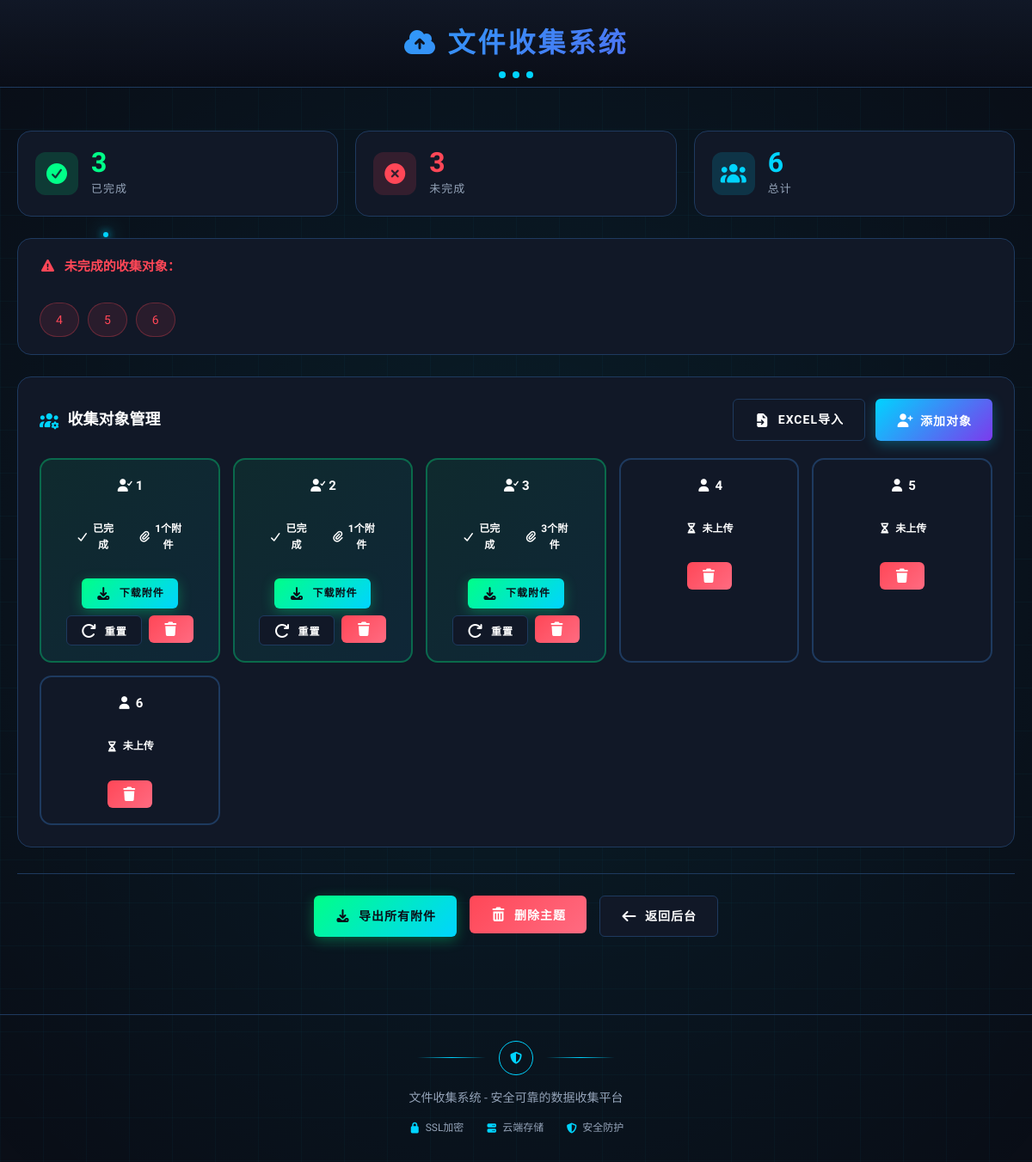
/admin/theme/1/objects (signed in), run on an earlier commit of the app's database.
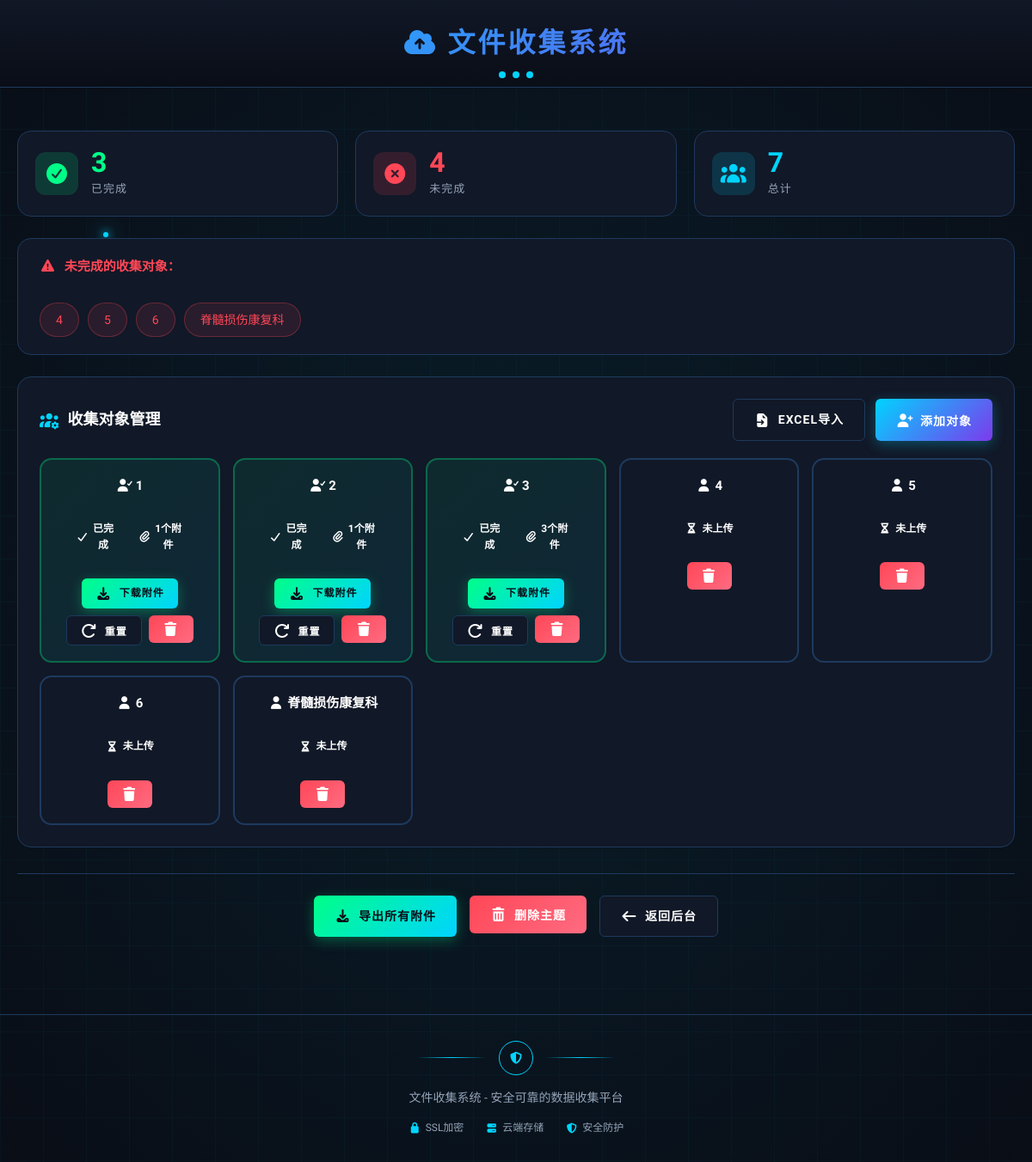
And on a later commit of the database.
### models.py (models this page shows)
class CollectionObject(db.Model):
    id = db.Column(db.Integer, primary_key=True)
    name = db.Column(db.String(100), nullable=False)
    theme_id = db.Column(db.Integer, db.ForeignKey('collection_theme.id'), nullable=False)
    is_completed = db.Column(db.Boolean, default=False)
    completed_at = db.Column(db.DateTime)
    attachments = db.relationship('Attachment', backref='collection_object', lazy=True, cascade='all, delete-orphan')

### routes.py (the view, shortened to what this page needs)
    @app.route('/admin/theme/<int:theme_id>/objects', methods=['GET', 'POST'])
    @login_required
    def manage_theme_objects(theme_id):
        theme = CollectionTheme.query.get_or_404(theme_id)
        objects = CollectionObject.query.filter_by(theme_id=theme_id).all()
        completed = sum(1 for obj in objects if obj.is_completed)
        incomplete = [obj for obj in objects if not obj.is_completed]
        return render_template('theme_objects.html', theme=theme, objects=objects,
                             completed=completed, incomplete=incomplete)

### models.py (called while the page is built)
@login_manager.user_loader
def load_user(user_id):
    return Admin.query.get(int(user_id))

### app/templates/theme_objects.html (shortened to what the changed rows need)
{% extends "base.html" %}
{% block content %}
<div class="container admin-container">
    <div class="stats-summary">
        <div class="stat-card stat-pending">
            <div class="stat-content">
                <span class="stat-value">{{ incomplete|length }}</span>
                <span class="stat-label">未完成</span>
            </div>
        </div>
        <div class="stat-card stat-total">
            <div class="stat-content">
                <span class="stat-value">{{ objects|length }}</span>
                <span class="stat-label">总计</span>
            </div>
        </div>
    </div>
    {% if incomplete %}
    <div class="incomplete-list">
        <ul>
            {% for obj in incomplete %}
            <li>{{ obj.name }}</li>
            {% endfor %}
        </ul>
    </div>
    {% endif %}
    <section class="objects-section">
        <div class="objects-grid">
            {% for obj in objects %}
            <div class="object-item {% if obj.is_completed %}completed{% endif %}">
                <div class="object-name">
                    <i class="fas {% if obj.is_completed %}fa-user-check{% else %}fa-user{% endif %}"></i>
                    {{ obj.name }}
                </div>
                <div class="object-status">
                    {% if obj.is_completed %}
                    <span class="status completed">
                        <i class="fas fa-check"></i> 已完成
                    </span>
                    <span class="attachment-count"><i class="fas fa-paperclip"></i> {{ obj.attachments|length }}个附件</span>
                    {% else %}
                    <span class="status pending">
                        <i class="fas fa-hourglass-half"></i> 未上传
                    </span>
                    {% endif %}
                </div>
                <div class="object-actions">
                    {% if obj.attachments %}
                    <a href="{{ url_for('download_object_attachments', object_id=obj.id) }}" class="btn btn-success btn-small">
                        <i class="fas fa-download"></i> 下载附件
                    </a>
                    {% endif %}
                    {% if obj.is_completed %}
                    <form method="POST" action="{{ url_for('reset_object_upload', object_id=obj.id) }}" class="inline-form">
                        <button type="submit" class="btn btn-secondary btn-small">
                            <i class="fas fa-redo"></i> 重置
                        </button>
                    </form>
                    {% endif %}
                    <form method="POST" action="{{ url_for('delete_object', object_id=obj.id) }}" class="inline-form">
                        <button type="submit" class="btn btn-danger btn-small" onclick="return confirm('确定删除?')">
                            <i class="fas fa-trash"></i>
                        </button>
                    </form>
                </div>
            </div>
            {% endfor %}
        </div>
    </section>
</div>
{% endblock %}

What changed in the data, as far as the page shows it:
added CollectionObject: name "脊髓损伤康复科", is_completed False (drawn)
Also different on the page:
{{ incomplete|length }}: "3" → "4"
{{ objects|length }}: "6" → "7"
